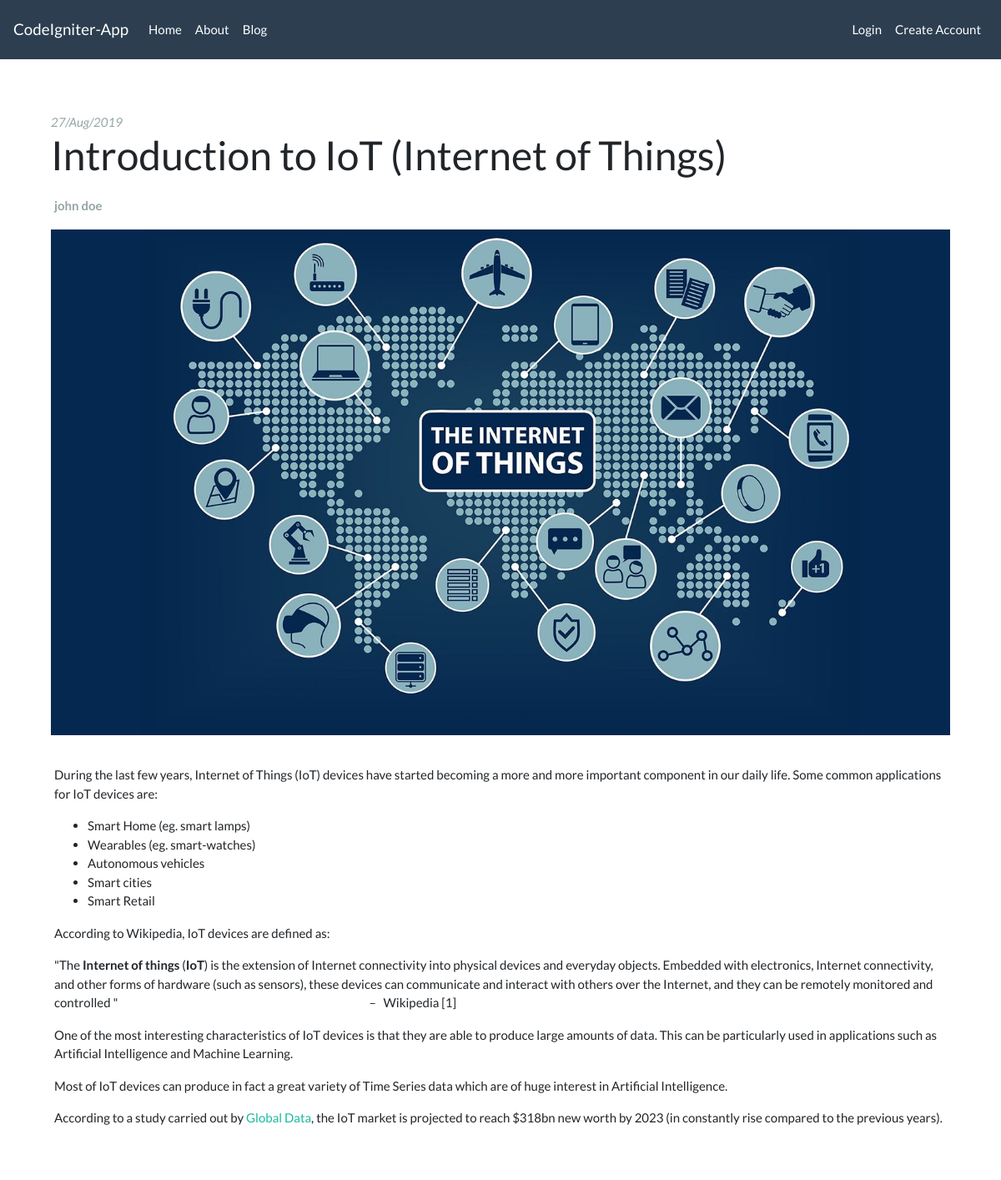
The page /posts/2 on the database its author committed.
### tables this page shows
CREATE TABLE `posts` (
  `id` int(11) NOT NULL,
  `user_id` int(11) NOT NULL,
  `created_at` timestamp NOT NULL DEFAULT CURRENT_TIMESTAMP,
  `title` varchar(255) NOT NULL,
  `body` mediumtext NOT NULL,
  `image` varchar(255) NOT NULL
);

CREATE TABLE `users` (
  `id` int(11) NOT NULL,
  `name` varchar(255) NOT NULL,
  `email` varchar(255) NOT NULL,
  `password` varchar(255) NOT NULL
);

### application/controllers/Posts.php (called while the page is built, shortened)
<?php
    class Posts extends CI_Controller
    {
        public function __construct() {
            $this->load->model('posts_model');
            $this->load->helper('url_helper');
        }
        public function view($id = null)
        {
            $data['post'] = $this->posts_model->get_posts($id);
            $data['title'] = $data['post']['title'];
            $this->load->view('templates/header', $data);
            $this->load->view('posts/view', $data);
            $this->load->view('templates/footer');
        }
    }

### index.php (called while the page is built, shortened)
<?php
require_once BASEPATH.'core/CodeIgniter.php';

### application/models/Posts_model.php (called while the page is built, shortened)
<?php
    class Posts_model extends CI_Model {
        public function get_posts($id = false)
        {
            $this->db->select('posts.id,user_id, posts.created_at, posts.title, posts.body, posts.image, users.name');
            $this->db->from('posts');
            $this->db->join('users', 'users.id = posts.user_id');
            $this->db->where('posts.id', $id);
            $query = $this->db->get();
            return $query->row_array();
        }
    }

### application/views/posts/view.php (the view, shortened to what this page needs)
<div class="container">
	<div class="card mb-5 mt-5 w-90 mr-auto ml-auto border-0">
  <em class="px-3 pt-3 text-muted"><?= date('d/M/Y', strtotime($post['created_at'])) ?></em>
		<h1 class="px-3"><?= ucfirst($post['title']) ?></h1>
		<div class="card-body">
			<h6 class="card-subtitle text-muted">
				<b><?= $post['name'] ?></b>
			</h6>
		</div>
		<img
			style="width: 100%; display: block;"
			src="<?= base_url('assets/images/posts/'.$post['image']) ?>"
			alt="Card image"
      class="px-3"
		/>
		<div class="card-body">
			<p class="card-text"><?= $post['body'] ?></p>
		</div>
	</div>
</div>

### rows shown on the page
posts: created_at "27/Aug/2019", title "Introduction to IoT (Internet of Things)", user.name "john doe", image (picture), body "During the last few years, Internet of Things (IoT) devices have started becoming a more and more important component in our daily life. Some common applications for IoT devices are: Smart Home (eg. smart lamps) Wearables (eg. smart-watches) Autonomous vehicles Smart cities Smart Retail According to Wikipedia, IoT devices are defined as: \"The Internet of things ( IoT ) is the extension of Internet connectivity into physical devices and everyday objects. Embedded with electronics, Internet connectivity, and other forms of hardware (such as sensors), these devices can communicate and interact with others over the Internet, and they can be remotely monitored and controlled \" – Wikipedia [1]…"
